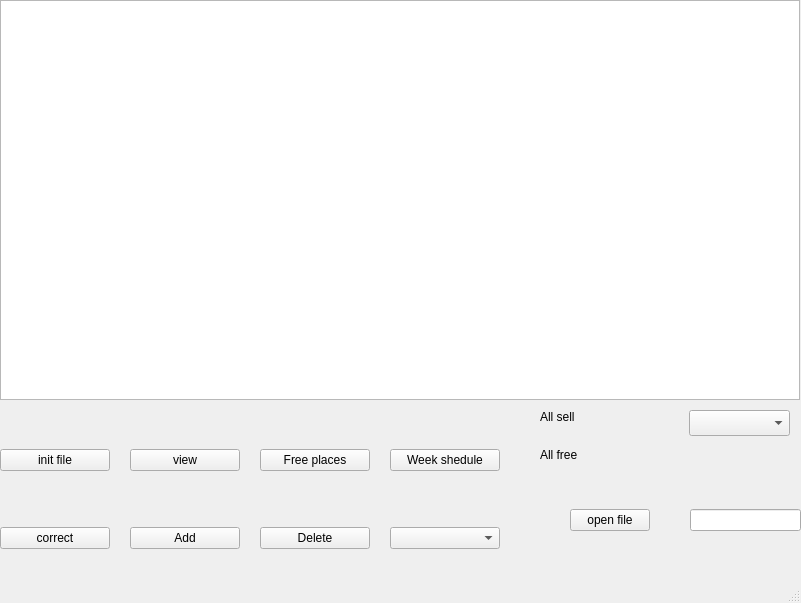
<?xml version="1.0" encoding="UTF-8"?>
<ui version="4.0">
 <class>MainWindow</class>
 <widget class="QMainWindow" name="MainWindow">
  <property name="geometry">
   <rect>
    <x>0</x>
    <y>0</y>
    <width>801</width>
    <height>603</height>
   </rect>
  </property>
  <property name="windowTitle">
   <string>MainWindow</string>
  </property>
  <widget class="QWidget" name="centralwidget">
   <widget class="QTableWidget" name="tableWidget">
    <property name="geometry">
     <rect>
      <x>0</x>
      <y>0</y>
      <width>800</width>
      <height>400</height>
     </rect>
    </property>
    <property name="verticalScrollBarPolicy">
     <enum>Qt::ScrollBarAlwaysOff</enum>
    </property>
    <property name="horizontalScrollBarPolicy">
     <enum>Qt::ScrollBarAlwaysOff</enum>
    </property>
   </widget>
   <widget class="QComboBox" name="destinationList">
    <property name="geometry">
     <rect>
      <x>689</x>
      <y>410</y>
      <width>101</width>
      <height>26</height>
     </rect>
    </property>
    <item>
     <property name="text">
      <string/>
     </property>
    </item>
   </widget>
   <widget class="QWidget" name="gridLayoutWidget">
    <property name="geometry">
     <rect>
      <x>540</x>
      <y>400</y>
      <width>141</width>
      <height>71</height>
     </rect>
    </property>
    <layout class="QGridLayout" name="gridLayout">
     <item row="1" column="0">
      <widget class="QLabel" name="text2">
       <property name="text">
        <string>All free</string>
       </property>
      </widget>
     </item>
     <item row="0" column="0">
      <widget class="QLabel" name="text1">
       <property name="text">
        <string>All sell</string>
       </property>
      </widget>
     </item>
     <item row="0" column="1">
      <widget class="QLabel" name="sellLabel">
       <property name="text">
        <string/>
       </property>
      </widget>
     </item>
     <item row="1" column="1">
      <widget class="QLabel" name="freeLabel">
       <property name="text">
        <string/>
       </property>
      </widget>
     </item>
    </layout>
   </widget>
   <widget class="QWidget" name="gridWidget_2" native="true">
    <property name="geometry">
     <rect>
      <x>0</x>
      <y>399</y>
      <width>500</width>
      <height>201</height>
     </rect>
    </property>
    <layout class="QGridLayout" name="gridLayout_2" rowstretch="0,0">
     <property name="horizontalSpacing">
      <number>20</number>
     </property>
     <item row="0" column="2">
      <widget class="QPushButton" name="freePlaces">
       <property name="text">
        <string>Free places</string>
       </property>
      </widget>
     </item>
     <item row="0" column="3">
      <widget class="QPushButton" name="weekButton">
       <property name="text">
        <string>Week shedule</string>
       </property>
      </widget>
     </item>
     <item row="0" column="0">
      <widget class="QPushButton" name="initialization">
       <property name="text">
        <string>init file</string>
       </property>
      </widget>
     </item>
     <item row="0" column="1">
      <widget class="QPushButton" name="viewFileButton">
       <property name="text">
        <string>view</string>
       </property>
      </widget>
     </item>
     <item row="1" column="0">
      <widget class="QPushButton" name="correctButton">
       <property name="text">
        <string>correct</string>
       </property>
      </widget>
     </item>
     <item row="1" column="1">
      <widget class="QPushButton" name="pushButton">
       <property name="text">
        <string>Add</string>
       </property>
      </widget>
     </item>
     <item row="1" column="2">
      <widget class="QPushButton" name="deleteButton">
       <property name="text">
        <string>Delete</string>
       </property>
      </widget>
     </item>
     <item row="1" column="3">
      <widget class="QComboBox" name="deleteList"/>
     </item>
    </layout>
   </widget>
   <widget class="QLabel" name="alarmLabel">
    <property name="geometry">
     <rect>
      <x>180</x>
      <y>400</y>
      <width>231</width>
      <height>31</height>
     </rect>
    </property>
    <property name="text">
     <string/>
    </property>
   </widget>
   <widget class="QWidget" name="horizontalLayoutWidget">
    <property name="geometry">
     <rect>
      <x>570</x>
      <y>480</y>
      <width>231</width>
      <height>81</height>
     </rect>
    </property>
    <layout class="QHBoxLayout" name="horizontalLayout">
     <property name="spacing">
      <number>40</number>
     </property>
     <item>
      <widget class="QPushButton" name="fileButton">
       <property name="text">
        <string>open file</string>
       </property>
      </widget>
     </item>
     <item>
      <widget class="QLineEdit" name="fileEdit"/>
     </item>
    </layout>
   </widget>
  </widget>
  <widget class="QMenuBar" name="menubar">
   <property name="geometry">
    <rect>
     <x>0</x>
     <y>0</y>
     <width>801</width>
     <height>26</height>
    </rect>
   </property>
  </widget>
  <widget class="QStatusBar" name="statusbar"/>
 </widget>
 <resources/>
 <connections/>
</ui>
